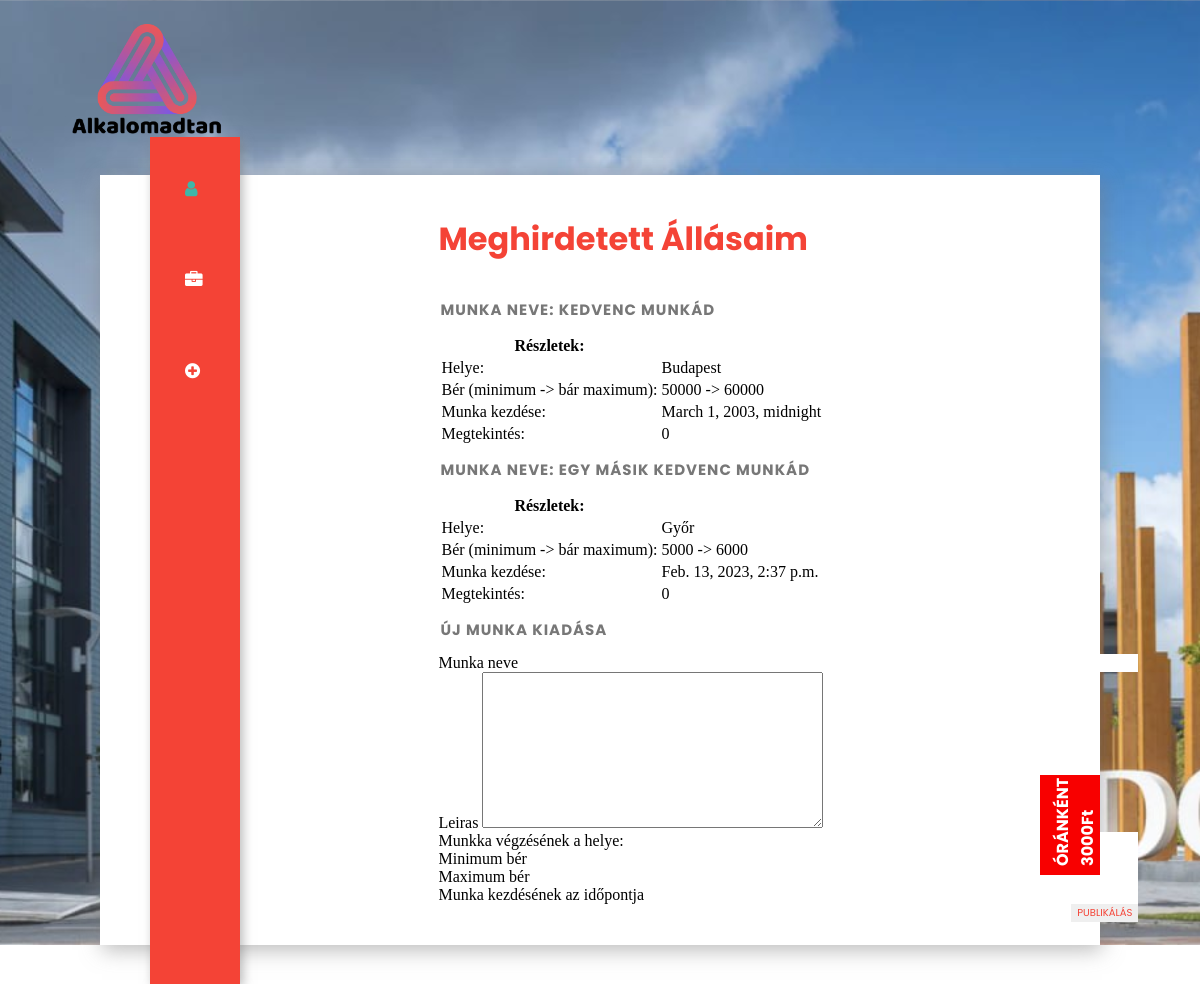
Screenshot of /profil/ujmunka/ (signed in) with the database file from the repository.
### app/models.py (models this page shows, shortened)
class Munka(models.Model):
    class Meta:
        ordering = ["-katt"]
    nev = models.CharField(max_length=255, null=False)
    leiras = models.TextField(default="", null=False)
    helye = models.CharField(default="", max_length=255)
    katt = models.IntegerField(default=0)
    publikalo = models.ForeignKey(settings.AUTH_USER_MODEL, on_delete=models.CASCADE)
    berMin = models.IntegerField(null=False)
    berMax = models.IntegerField(null=True)
    munkaKezd = models.DateTimeField()

### app/views.py (the view)
# urls.py: path("profil/ujmunka/", views.Profil_UjMunka, name="ProfilUjMunka"),
def Profil_UjMunka(request):
    userId = request.user.id
    userUsername = request.user.username
    felhasznalo = request.user
    print(f"Profil_UjMunka(request) - {userUsername} ({userId})")
    if request.POST:
        if request.user.is_authenticated:
            ujMunkaForm = MunkaFrom(request.POST)
            if ujMunkaForm.is_valid():
                mentendo = ujMunkaForm.save(commit=False)
                mentendo.publikalo = User.objects.get(pk=request.user.id)
                mentendo.save()
                print("Mentve!")
            else:
                print("invalid form")
                print(ujMunkaForm.errors)
    else:
        ujMunkaForm = MunkaFrom()
    template = loader.get_template("app/auth/profilePageAd.html")
    munkak = ""
    try:
        munkak = list(Munka.objects.filter(publikalo = request.user.id).values())
    except:
        print(traceback.format_exc())
        munkak = None
    context = {
        "cim": "Profilod",
        "felhasznalo":felhasznalo,
        "form":ujMunkaForm,
        "munka": munkak
        }
    return HttpResponse(template.render(context,request))

### app/forms.py
class MunkaFrom(ModelForm):
    class Meta:
        model = Munka
        fields = "__all__"
        exclude = ["publikalo", "katt"]
    nev = forms.CharField(label="Munka neve", max_length=250)
    leiras = forms.TextInput()
    helye = forms.CharField(label="Munkka végzésének a helye:", max_length=150)
    berMin = forms.IntegerField(label="Minimum bér")
    berMax = forms.IntegerField(label="Maximum bér")
    munkaKezd = forms.DateField(label="Munka kezdésének az időpontja")

### app/templates/app/auth/profilePageAd.html (shortened to what this page needs)
{% extends 'app/layout/commonhead2.html' %}
{% block content %}
{% load static %}
{% if felhasznalo.is_authenticated %}
    {% if munka is not None %}
    <div class="rightbox">
        <div class="profile">
            <h1>Meghirdetett Állásaim</h1>
            {% for i in munka %}
            <div>
                <h2>Munka neve: {{i.nev}}</h2>
                <table>
                    <thead>
                        <th>Részletek:</th>
                    </thead>
                    <tbody>
                        <tr>
                            <td>Helye: </td>
                            <td>{{i.helye}}</td>
                        </tr>
                        <tr>
                            <td>Bér (minimum -> bár maximum): </td>
                            <td>{{i.berMin}} -> {{i.berMax}}</td>
                        </tr>
                        <tr>
                            <td>Munka kezdése: </td>
                            <td>{{i.munkaKezd}}</td>
                        </tr>
                        <tr>
                            <td>Megtekintés: </td>
                            <td>{{i.katt}}</td>
                        </tr>
                    </tbody>
                </table>
            </div>
            {% endfor %}
            <h2>Új munka kiadása</h2>
            <div>
<form method="POST">
{% for field in form %}
    <div class="">
        <label class="">{{ field.label }}</label>
        {{ field }}
    </div>
{% endfor %}
<input type="submit" value="Publikálás" class="btn btn-primary">
</form>
            </div>
        </div>
    </div>
    </div>
</section>
    {% endif %}
{% endif %}
{% endblock %}

### app/static/style3.css (style rules this page uses)
body { box-sizing: border-box; padding: 0; margin: 0; }
.rightbox { float: right; width: 60%; height: 100%; }
.profile { position: absolute; width: 70%; }
h1 { font-family: 'Poppins', sans-serif; color: #f44336; font-size: 2em; margin-top: 40px; margin-bottom: 35px; }
h2 { color: #777; font-family: 'Poppins', sans-serif; width: 80%; text-transform: uppercase; font-size: 15px; letter-spacing: 1px; margin-left: 2px; }
.btn { float: right; font-family: 'Poppins', sans-serif; text-transform: uppercase; font-size: 10px; border: none; color: #f44336; }
input { float: right; font-family: 'Poppins', sans-serif; text-transform: uppercase; font-size: 10px; border: none; color: #f44336; }

### rows the page displays
Munka: nev "KEDVENC MUNKÁD", helye "Budapest", berMin "50000", berMax "60000", munkaKezd "March 1, 2003, midnight", katt "0"
Munka: nev "EGY MÁSIK KEDVENC MUNKÁD", helye "Győr", berMin "5000", berMax "6000", munkaKezd "Feb. 13, 2023, 2:37 p.m.", katt "0"

### other values shown
{{ field.label }} "Munka neve" "Leiras" "Munkka végzésének a helye:" "Minimum bér" "Maximum bér" "Munka kezdésének az időpontja"
